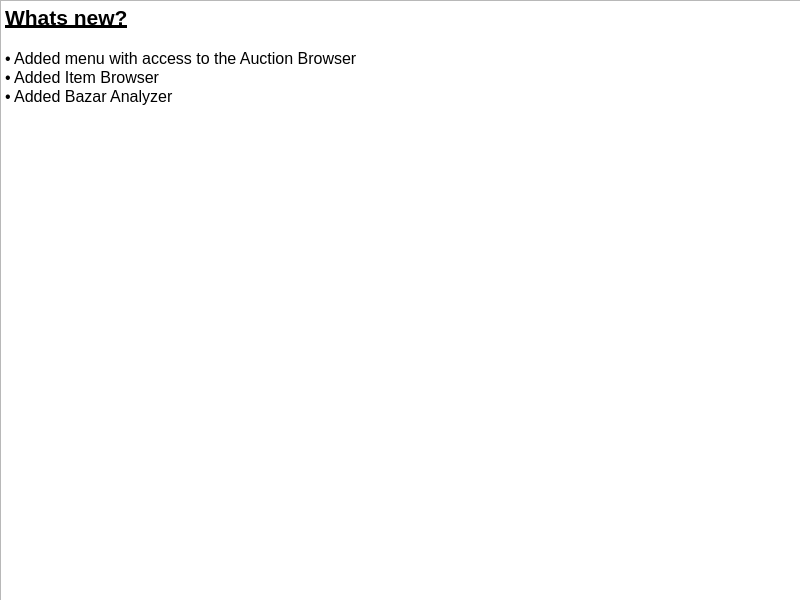
<?xml version="1.0" encoding="UTF-8"?>
<ui version="4.0">
 <class>Form</class>
 <widget class="QWidget" name="Form">
  <property name="geometry">
   <rect>
    <x>0</x>
    <y>0</y>
    <width>800</width>
    <height>600</height>
   </rect>
  </property>
  <property name="windowTitle">
   <string>Form</string>
  </property>
  <widget class="QTextBrowser" name="textBrowser">
   <property name="geometry">
    <rect>
     <x>0</x>
     <y>0</y>
     <width>801</width>
     <height>601</height>
    </rect>
   </property>
   <property name="html">
    <string>&lt;!DOCTYPE HTML PUBLIC &quot;-//W3C//DTD HTML 4.0//EN&quot; &quot;http://www.w3.org/TR/REC-html40/strict.dtd&quot;&gt;
&lt;html&gt;&lt;head&gt;&lt;meta name=&quot;qrichtext&quot; content=&quot;1&quot; /&gt;&lt;style type=&quot;text/css&quot;&gt;
p, li { white-space: pre-wrap; }
&lt;/style&gt;&lt;/head&gt;&lt;body style=&quot; font-family:'MS Shell Dlg 2'; font-size:8.25pt; font-weight:400; font-style:normal;&quot;&gt;
&lt;p style=&quot; margin-top:0px; margin-bottom:0px; margin-left:0px; margin-right:0px; -qt-block-indent:0; text-indent:0px;&quot;&gt;&lt;span style=&quot; font-size:16pt; font-weight:600; text-decoration: underline;&quot;&gt;Whats new?&lt;/span&gt;&lt;/p&gt;
&lt;p style=&quot;-qt-paragraph-type:empty; margin-top:0px; margin-bottom:0px; margin-left:0px; margin-right:0px; -qt-block-indent:0; text-indent:0px; font-size:12pt;&quot;&gt;&lt;br /&gt;&lt;/p&gt;
&lt;p style=&quot; margin-top:0px; margin-bottom:0px; margin-left:0px; margin-right:0px; -qt-block-indent:0; text-indent:0px;&quot;&gt;&lt;span style=&quot; font-size:12pt;&quot;&gt;• Added menu with access to the Auction Browser&lt;/span&gt;&lt;/p&gt;
&lt;p style=&quot; margin-top:0px; margin-bottom:0px; margin-left:0px; margin-right:0px; -qt-block-indent:0; text-indent:0px;&quot;&gt;&lt;span style=&quot; font-size:12pt;&quot;&gt;• Added Item Browser&lt;/span&gt;&lt;/p&gt;
&lt;p style=&quot; margin-top:0px; margin-bottom:0px; margin-left:0px; margin-right:0px; -qt-block-indent:0; text-indent:0px;&quot;&gt;&lt;span style=&quot; font-size:12pt;&quot;&gt;• Added Bazar Analyzer&lt;/span&gt;&lt;/p&gt;&lt;/body&gt;&lt;/html&gt;</string>
   </property>
  </widget>
 </widget>
 <resources/>
 <connections/>
</ui>
